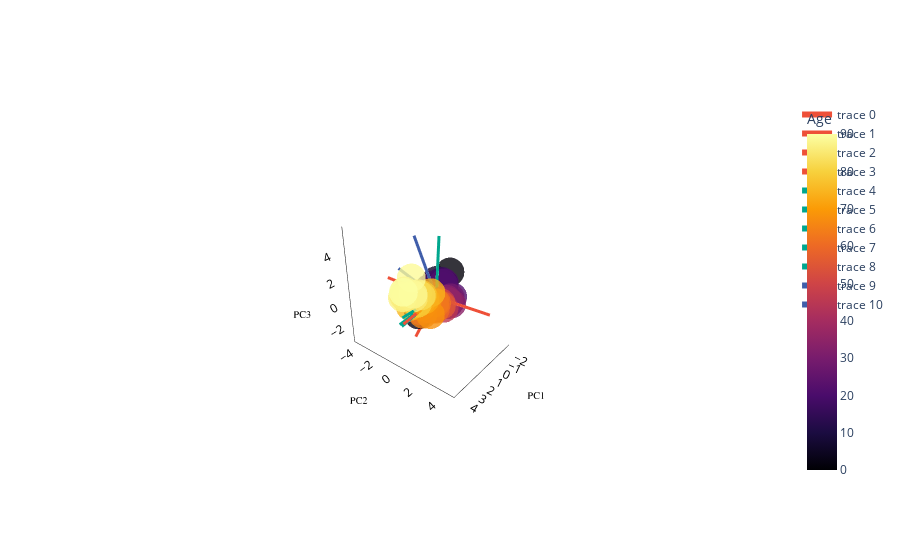

The cell this chart's notebook holds for it:
### Code cell
### Extended Data Figure 3e ###

# Create a DataFrame with standardized scores and age
df_scores = pd.DataFrame(pca_scores, columns=['PC1', 'PC2', 'PC3'])
df_scores['Age'] = input_data['age']
df_avg_scores = df_scores.groupby('Age').mean().reset_index()

# Create a 3D biplot
fig = go.Figure()
# Plot PCA loadings as arrows and label predictors with different colors
for i in range(len(measures)):
    # Define custom legend names
    legend_name = 'Integration' if i == 0 else ('Segregation' if i == 6 else ('Centrality' if i == 10 else predabb[i]))

    fig.add_trace(go.Scatter3d(
        x=[0, pca_loadings[i, 0]*8],
        y=[0, pca_loadings[i, 1]*8],
        z=[0, pca_loadings[i, 2]*8],
        mode='lines',
        line=dict(color=get_line_color(i), width=6)
    ))

# Scatter plot of PCA scores colored by 'age'
fig.add_trace(go.Scatter3d(
    x=df_avg_scores['PC1'],
    y=df_avg_scores['PC2'],
    z=df_avg_scores['PC3'],
    mode='markers',
    marker=dict(
        size=10,
        color=df_avg_scores['Age'],
        colorscale='inferno',
        opacity=0.8,
        colorbar=dict(title='Age')
    ), showlegend= False
))

fig.update_layout(
    scene=dict(
        xaxis=dict(
            title='PC1',
            linecolor='black',
            tickcolor='black',
            showgrid=False,
            showbackground=False,
            tickfont=dict(color='black'),
            titlefont=dict(color='black', size=10, family='Arial')
        ),
        yaxis=dict(
            title='PC2',
            linecolor='black',
            tickcolor='black',
            showgrid=False,
            showbackground=False,
            tickfont=dict(color='black'),
            titlefont=dict(color='black', size=10, family='Arial')
        ),
        zaxis=dict(
            title='PC3',
            linecolor='black',
            tickcolor='black',
            showgrid=False,
            showbackground=False,
            tickfont=dict(color='black'),
            titlefont=dict(color='black', size=10, family='Arial')
        )
    ),
    scene_camera=dict(
        eye=dict(x=2.5, y=2, z=2)  
    )
)
# Show the plot
fig.show()

### Figure 1 — Plotly figure (JSON) as saved in the notebook; plotly's stock layout.template omitted (floating-point values rounded to 4 significant figures)
{"data": [{"line": {"color": "#ee5038", "width": 6}, "mode": "lines", "type": "scatter3d", "x": [0, -0.1931], "y": [0, 4.433], "z": [0, 0.2442]}, {"line": {"color": "#ee5038", "width": 6}, "mode": "lines", "type": "scatter3d", "x": [0, 0.3731], "y": [0, -4.442], "z": [0, 0.1876]}, {"line": {"color": "#ee5038", "width": 6}, "mode": "lines", "type": "scatter3d", "x": [0, 0.96], "y": [0, -1.222], "z": [0, -3.619]}, {"line": {"color": "#ee5038", "width": 6}, "mode": "lines", "type": "scatter3d", "x": [0, 3.862], "y": [0, 0.2489], "z": [0, -0.1]}, {"line": {"color": "#00a78e", "width": 6}, "mode": "lines", "type": "scatter3d", "x": [0, -0.4576], "y": [0, -2.464], "z": [0, -1.387]}, {"line": {"color": "#00a78e", "width": 6}, "mode": "lines", "type": "scatter3d", "x": [0, -0.9142], "y": [0, -0.5091], "z": [0, 4.379]}, {"line": {"color": "#00a78e", "width": 6}, "mode": "lines", "type": "scatter3d", "x": [0, 3.77], "y": [0, 0.07831], "z": [0, 0.2814]}, {"line": {"color": "#00a78e", "width": 6}, "mode": "lines", "type": "scatter3d", "x": [0, 3.852], "y": [0, 0.08497], "z": [0, -0.3767]}, {"line": {"color": "#00a78e", "width": 6}, "mode": "lines", "type": "scatter3d", "x": [0, 3.842], "y": [0, -0.113], "z": [0, -0.3243]}, {"line": {"color": "#405eaa", "width": 6}, "mode": "lines", "type": "scatter3d", "x": [0, -0.4514], "y": [0, -4.054], "z": [0, 0.7616]}, {"line": {"color": "#405eaa", "width": 6}, "mode": "lines", "type": "scatter3d", "x": [0, 1.712], "y": [0, -0.5174], "z": [0, 5.366]}, {"marker": {"color": [0, 1, 2, 3, 5, 6, 7, 8, 9, 10, 11, 12, 13, 14, 15, 16, 17, 18, 19, 20, 21, 22, 23, 24, 25, 26, 27, 28, 29, 30, 31, 32, 33, 34, 35, 36, 37, 38, 39, 40, 41, 42, 43, 44, 45, 46, 47, 48, 49, 50, 51, 52, 53, 54, 55, 56, 57, 58, 59, 60, 61, 62, 63, 64, 65, 66, 67, 68, 69, 70, 71, 72, 73, 74, 75, 76, 77, 78, 79, 80, 81, 82, 83, 84, 85, 86, 87, 88, 89, 90], "colorbar": {"title": {"text": "Age"}}, "colorscale": [[0, "#000004"], [0.1111, "#1b0c41"], [0.2222, "#4a0c6b"], [0.3333, "#781c6d"], [0.4444, "#a52c60"], [0.5556, "#cf4446"], [0.6667, "#ed6925"], [0.7778, "#fb9b06"], [0.8889, "#f7d13d"], [1, "#fcffa4"]], "opacity": 0.8, "size": 10}, "mode": "markers", "showlegend": false, "type": "scatter3d", "x": [-0.8855, -2.763, -1.301, 1.436, 1.203, -1.191, -0.1668, 0.3636, -0.2712, -0.343, -0.5302, -0.4462, -0.6924, -1.302, -1.486, -1.134, -1.437, -0.9086, -1.232, -1.335, -1.432, -0.861, -0.159, -0.2048, -0.2772, -0.2623, -0.2218, -0.1587, -0.5929, -0.4292, -0.1335, -0.04341, -0.3003, -0.6074, -0.3948, 0.3471, 0.4231, 0.731, 0.8941, 0.1445, 0.8879, 0.107, 1.027, 0.6769, 0.422, 0.7241, 0.7173, 0.6259, 0.2071, 1.165, 0.8338, 1.129, 1.899, 1.135, 0.8072, 1.163, 1.314, 1.43, 1.424, 0.8992, 1.118, 1.149, 0.769, 1.733, 2.112, 1.046, 1.681, 1.931, 2.078, 1.955, 1.499, 1.707, 1.513, 1.158, 2.309, 1.449, 2.269, 1.238, 1.848, 1.564, 2.333, 1.613, 2.0, 1.702, 2.306, 1.876, 2.867, 2.293, 1.476, 1.677], "y": [-0.3181, -0.8912, -0.3374, -0.5464, 0.9112, -0.9759, -0.6717, -0.8484, -1.146, -0.8575, -1.168, -0.9618, -1.074, -0.7464, -0.4852, -0.7526, -0.6854, -0.9812, -0.5089, -0.4791, -0.427, 0.791, 0.7956, 0.907, 1.033, 0.7057, 0.8743, 0.481, 0.7791, 0.7708, 0.829, 0.4879, 0.6831, 0.9073, 0.7742, 0.6021, 0.2301, 0.1471, -0.08457, -0.3905, 0.3329, 0.07879, 0.2517, -0.2223, 0.9878, 0.03565, 0.3947, 0.5199, 0.5493, 0.3312, 0.396, 0.3611, 0.0455, 0.2243, 1.046, 0.1461, 0.1734, 0.1836, 0.1923, 0.5712, -0.3094, 0.8778, 0.425, 0.3915, 0.4397, -0.04922, -0.01495, 0.9566, -0.4104, -0.4391, -0.4828, 0.2963, -0.1899, 0.3796, -0.5468, -0.6055, -0.3806, -0.3249, -0.2552, -0.483, -0.9038, -0.1202, -0.9921, -1.682, -0.2286, -1.428, -0.7229, -0.2559, -1.105, -1.717], "z": [-0.07037, 0.5719, 0.4311, -0.9985, 0.1036, 0.5165, -0.3207, -0.5406, -0.4442, -0.1886, 0.04594, -0.3086, 0.009506, 0.2168, 0.1761, 0.2394, 0.4254, 0.3002, 0.1885, 0.3694, 0.4167, -0.05888, -0.4101, -0.2565, -0.04933, -0.2198, -0.2853, -0.2867, -0.01414, -0.2717, -0.0927, -0.1404, -0.03436, -0.5047, -0.2624, 0.08988, -0.3222, -0.3706, -0.04429, 0.06799, -0.2179, -0.1635, -0.2509, -0.2469, -0.2937, -0.2573, -0.054, -0.1066, -0.1384, 0.06129, -0.1487, -0.2747, -0.1414, 0.06649, 0.1707, -0.211, -0.1524, 0.008099, -0.1574, -0.3163, 0.3865, 0.4743, 0.1132, 0.628, -0.133, 0.1422, 0.07423, -0.04163, 0.6466, 0.9861, 0.4632, 0.7863, 0.4027, 1.129, 0.2053, 0.5558, 0.9145, 0.7198, 0.3396, 0.9083, 0.7586, 0.892, 0.6627, 0.2963, 1.032, 0.9124, 1.14, 1.301, 1.904, 0.5842]}], "layout": {"scene": {"camera": {"eye": {"x": 2.5, "y": 2, "z": 2}}, "xaxis": {"linecolor": "black", "showbackground": false, "showgrid": false, "tickcolor": "black", "tickfont": {"color": "black"}, "title": {"font": {"color": "black", "family": "Arial", "size": 10}, "text": "PC1"}}, "yaxis": {"linecolor": "black", "showbackground": false, "showgrid": false, "tickcolor": "black", "tickfont": {"color": "black"}, "title": {"font": {"color": "black", "family": "Arial", "size": 10}, "text": "PC2"}}, "zaxis": {"linecolor": "black", "showbackground": false, "showgrid": false, "tickcolor": "black", "tickfont": {"color": "black"}, "title": {"font": {"color": "black", "family": "Arial", "size": 10}, "text": "PC3"}}}}}
